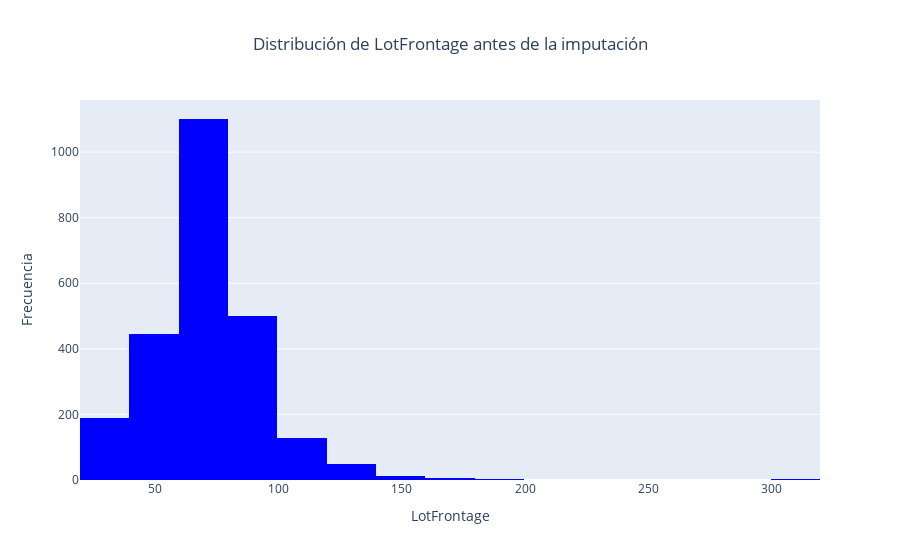

Notebook cell for this chart:
### Code cell
crear_histograma(df, 'LotFrontage', title="Distribución de LotFrontage antes de la imputación", color="blue")

### Figure 1 — Plotly figure (JSON) as saved in the notebook; plotly's stock layout.template omitted (floating-point values rounded to 4 significant figures; data arrays with more than 128 entries replaced by an {"elided": "..."} marker saying what was removed)
{"data": [{"alignmentgroup": "True", "bingroup": "x", "hovertemplate": "LotFrontage=%{x}<br>count=%{y}<extra></extra>", "legendgroup": "", "marker": {"color": "blue", "pattern": {"shape": ""}}, "name": "", "nbinsx": 20, "offsetgroup": "", "orientation": "v", "showlegend": false, "type": "histogram", "x": {"elided": "2919 int values"}, "xaxis": "x", "yaxis": "y"}], "layout": {"barmode": "relative", "legend": {"tracegroupgap": 0}, "title": {"text": "Distribución de LotFrontage antes de la imputación", "x": 0.5}, "xaxis": {"anchor": "y", "domain": [0, 1], "title": {"text": "LotFrontage"}}, "yaxis": {"anchor": "x", "domain": [0, 1], "title": {"text": "Frecuencia"}}}}
